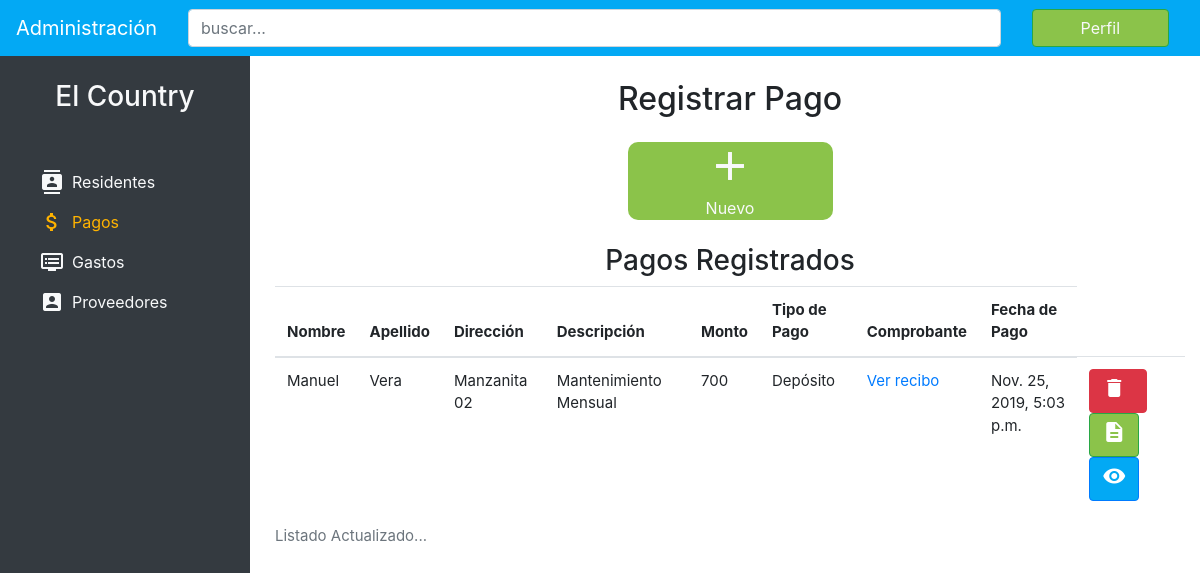
The page /payments/ on the database its author committed.
### payments/models.py (models this page shows, shortened)
class Payments(models.Model):
    name = models.CharField(max_length=50, verbose_name="nombre")
    lastname = models.CharField(max_length=50, verbose_name="apellido")
    address = models.CharField(max_length=100, verbose_name="dirección")
    description = models.CharField(max_length=200, verbose_name="Descripción del Pago")
    amount = models.IntegerField(verbose_name="monto del pago")
    type_of_payment = models.CharField(max_length=50, verbose_name="tipo de pago")
    proof_of_payment = models.ImageField(upload_to='payments')
    date_of_payment = models.DateTimeField(verbose_name="fecha de pago")
    class Meta:
        verbose_name = "Pago"
        verbose_name_plural = "Pagos"
        ordering = ['-date_of_payment']

### payments/views.py (the view)
# urls.py: path('', views.payments_list, name='payments'),
def payments_list(request):
    payments_listed = Payments.objects.all()
    context = {
        'payments_listed' : payments_listed,
    }
    return render(request, 'payments/payments.html', context)

### payments/templates/payments/payments.html
{% extends 'resident/base.html' %}{%block title%}Proveedores{% endblock %}{% block content %}
<main class="pt-4">
    <div class="container">
        <h2 class="text-center mb-4">Registrar Pago</h2>
        <div class="row text-center panel justify-content-center align-middle">
            <div class="col-lg-3 col-md-6 col-12">
                <div class="boton bg-success d-flex align-items-center justify-content-center">
                    <a href="{% url 'add-payment' %}" class="text-light">
                        <i class="material-icons">add</i>
                        <p class="m-0">Nuevo</p>
                    </a>
                </div>
            </div>
        </div>
        <h3 class="text-center mt-4">Pagos Registrados</h3>
        <table class="table">
            <caption>Listado Actualizado...</caption>
            <thead>
                <tr>
                    <th scope="col">Nombre</th>
                    <th scope="col">Apellido</th>
                    <th scope="col">Dirección</th>
                    <th scope="col">Descripción</th>
                    <th scope="col">Monto</th>
                    <th scope="col">Tipo de Pago</th>
                    <th scope="col">Comprobante</th>
                    <th scope="col">Fecha de Pago</th>
                </tr>
            </thead>
            <tbody>
            {% if payments_listed %} {% for payment in payments_listed %}
                <tr>
                    <td>{{ payment.name}}</td>
                    <td>{{ payment.lastname}}</td>
                    <td>{{ payment.address}}</td>
                    <td>{{ payment.description}}</td>
                    <td>{{ payment.amount}}</td>
                    <td>{{ payment.type_of_payment}}</td>
                    <td><a href="{{ payment.proof_of_payment.url }}" class="">Ver recibo</a></td>
                    <td> {{ payment.date_of_payment }}</td>
                    <td>
                        <a href="#" class="btn btn-danger"><i class="material-icons mr-2">delete</i></a>
                        <a href="#" class="btn btn-success"><i class="material-icons">description</i></a>
                        <a href="#" class="btn btn-primary"><i class="material-icons">visibility</i></a>
                    </td>
                </tr>
            {% endfor %}
            {% endif %}
            </tbody>
        </table>
    </div>
</main>
{% endblock %}

### resident/static/resident/css/styles.css (style rules this page uses)
:root { --primero: #8bc34a; --segundo: #03a9f4; --tercero: #ab47bc; --cuarto: #ffb300; --gris: #ecf0f5; --azul: #25476a; }
html { height: 100%; }
body { min-height: 100%; }
.bg-success, .btn-success { background-color: #8bc34a!important; }
.btn-primary, .bg-primary { background-color: #03a9f4!important; }
main { margin-left: 260px; position: relative; left: 0; min-height: 100%; }
.boton { min-height: 40px; border-radius: 10px; ; }
.boton i { font-size: 3rem; }
.table { font-size: 15px; }

### rows shown on the page
Payments: name "Manuel", lastname "Vera", address "Manzanita 02", description "Mantenimiento Mensual", amount "700", type_of_payment "Depósito", date_of_payment "Nov. 25, 2019, 5:03 p.m."
